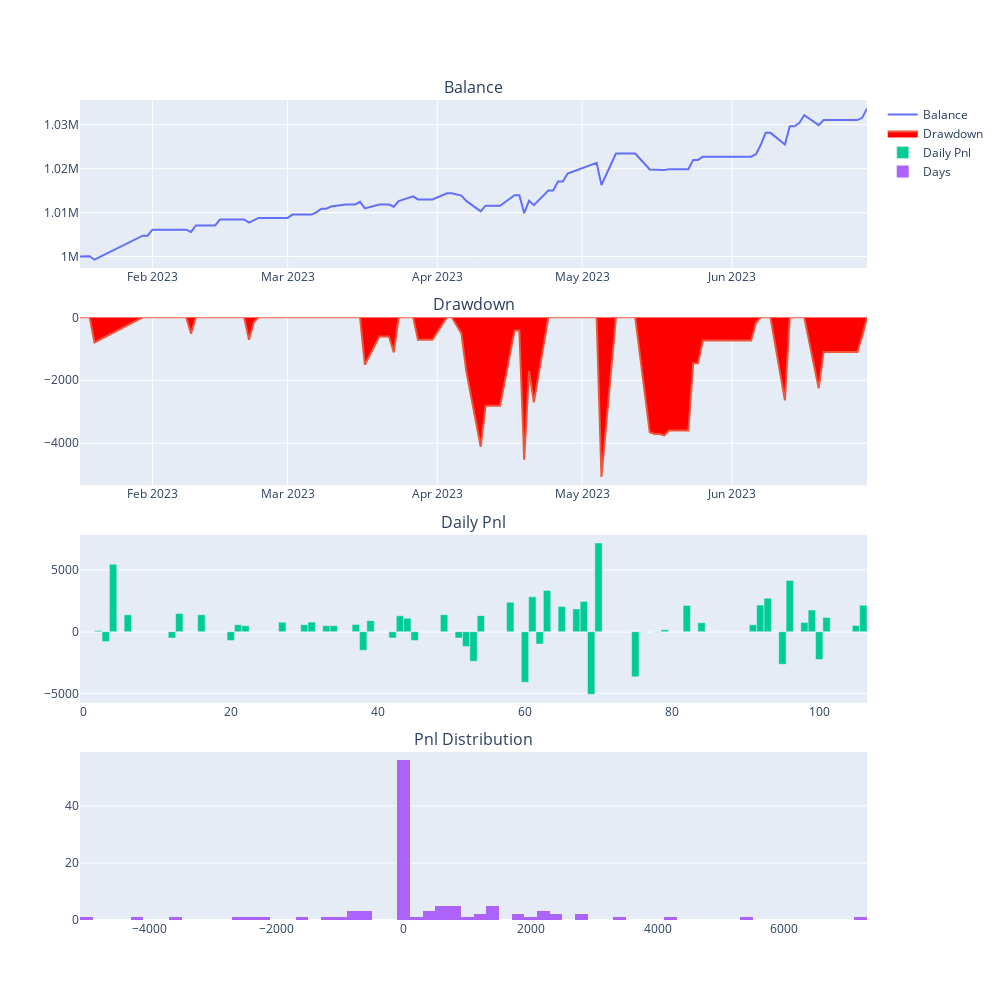

The code cell stored with this chart in its notebook:
### Markdown cell above
# StatisticalArbitrageStrategy

### Code cell
# ---------------------SA纯碱---------------------: # Selected
spread = SpreadData(
    name="SA-Spread",
    legs=[LegData("SA307.CZCE"), LegData("SA308.CZCE")],
    variable_symbols={"A": "SA307.CZCE", "B": "SA308.CZCE"},
    variable_directions={"A": 1, "B": -1},
    price_formula="A-B",
    trading_multipliers={"SA307.CZCE": 1, "SA308.CZCE": 1},
    active_symbol="SA307.CZCE",
    min_volume=1,
    compile_formula=False                          # 回测时不编译公式，compile_formula传False，从而支持多进程优化
)

engine = BacktestingEngine()
engine.set_parameters(
    spread=spread,
    interval="1m",
    start=datetime(2023, 1, 1), # max at 4,1
    end=datetime(2023, 6, 30),
    rate=0.0002,
    # rate = 0,
    # slippage=0.5,
    slippage=0.5,
    size=20,
    pricetick=1,
    capital=1_000_000,
)
engine.add_strategy(StatisticalArbitrageStrategyResearch, {"boll_window":510, "boll_dev":3})

engine.load_data()
engine.run_backtesting()
df = engine.calculate_result()
engine.calculate_statistics()
engine.show_chart()

# # ---------------------TA---------------------: # Abandoned
# spread = SpreadData(
#     name="PTA-Spread",
#     legs=[LegData("TA307.CZCE"), LegData("TA308.CZCE")],
#     variable_symbols={"A": "TA307.CZCE", "B": "TA308.CZCE"},
#     variable_directions={"A": 1, "B": -1},
#     price_formula="A-B",
#     trading_multipliers={"TA307.CZCE": 1, "TA308.CZCE": 1},
#     active_symbol="TA307.CZCE",
#     min_volume=1,
#     compile_formula=False                          # 回测时不编译公式，compile_formula传False，从而支持多进程优化
# )

# engine = BacktestingEngine()
# engine.set_parameters(
#     spread=spread,
#     interval="1m",
#     start=datetime(2023, 1, 1), # max at 4,1
#     end=datetime(2023, 6, 30),
#     rate=0.001,
#     # rate = 0,
#     # slippage=0.5,
#     slippage=1,
#     size=5,
#     pricetick=2,
#     capital=1_000_000,
# )
# engine.add_strategy(StatisticalArbitrageStrategyResearch, {"boll_window":510, "boll_dev":4})

# engine.load_data()
# engine.run_backtesting()
# df = engine.calculate_result()
# engine.calculate_statistics()
# engine.show_chart()

# # ---------------------RM菜粕---------------------: Abandoned
# spread = SpreadData(
#     name="RM-Spread",
#     legs=[LegData("RM307.CZCE"), LegData("RM308.CZCE")],
#     variable_symbols={"A": "RM307.CZCE", "B": "RM308.CZCE"},
#     variable_directions={"A": 1, "B": -1},
#     price_formula="A-B",
#     trading_multipliers={"RM307.CZCE": 1, "RM308.CZCE": 1},
#     active_symbol="RM307.CZCE",
#     min_volume=1,
#     compile_formula=False                          # 回测时不编译公式，compile_formula传False，从而支持多进程优化
# )

# engine = BacktestingEngine()
# engine.set_parameters(
#     spread=spread,
#     interval="1m",
#     start=datetime(2023, 1, 1), # max at 4,1
#     end=datetime(2023, 6, 30),
#     rate=0.0004,
#     # rate = 0,
#     # slippage=0.5,
#     slippage=0.5,
#     size=10,
#     pricetick=1,
#     capital=1_000_000,
# )
# engine.add_strategy(StatisticalArbitrageStrategyResearch, {"boll_window":510, "boll_dev":4})

# engine.load_data()
# engine.run_backtesting()
# df = engine.calculate_result()
# engine.calculate_statistics()
# engine.show_chart()

# # ---------------------FG---------------------: Abandoned
# spread = SpreadData(
#     name="FG-Spread",
#     legs=[LegData("FG307.CZCE"), LegData("FG308.CZCE")],
#     variable_symbols={"A": "FG307.CZCE", "B": "FG308.CZCE"},
#     variable_directions={"A": 1, "B": -1},
#     price_formula="A-B",
#     trading_multipliers={"FG307.CZCE": 1, "FG308.CZCE": 1},
#     active_symbol="FG307.CZCE",
#     min_volume=1,
#     compile_formula=False                          # 回测时不编译公式，compile_formula传False，从而支持多进程优化
# )

# engine = BacktestingEngine()
# engine.set_parameters(
#     spread=spread,
#     interval="1m",
#     start=datetime(2023, 1, 1), # max at 4,1
#     end=datetime(2023, 6, 30),
#     rate=0.0006,
#     # rate = 0,
#     # slippage=0.5,
#     slippage=0.5,
#     size=20,
#     pricetick=1,
#     capital=1_000_000,
# )
# engine.add_strategy(StatisticalArbitrageStrategyResearch, {"boll_window":310, "boll_dev":4})

# engine.load_data()
# engine.run_backtesting()
# df = engine.calculate_result()
# engine.calculate_statistics()
# engine.show_chart()


# # ---------------------MA---------------------: Selected
# spread = SpreadData(
#     name="MA-Spread",
#     legs=[LegData("MA307.CZCE"), LegData("MA308.CZCE")],
#     variable_symbols={"A": "MA307.CZCE", "B": "MA308.CZCE"},
#     variable_directions={"A": 1, "B": -1},
#     price_formula="A-B",
#     trading_multipliers={"MA307.CZCE": 1, "MA308.CZCE": 1},
#     active_symbol="MA307.CZCE",
#     min_volume=1,
#     compile_formula=False                          # 回测时不编译公式，compile_formula传False，从而支持多进程优化
# )

# engine = BacktestingEngine()
# engine.set_parameters(
#     spread=spread,
#     interval="1m",
#     start=datetime(2023, 1, 1), # max at 4,1
#     end=datetime(2023, 6, 30),
#     rate=0.0004,
#     # rate = 0,
#     # slippage=0.5,
#     slippage=0.5,
#     size=10,
#     pricetick=1,
#     capital=1_000_000,
# )
# engine.add_strategy(StatisticalArbitrageStrategyResearch, {"boll_window":710, "boll_dev":2})

# engine.load_data()
# engine.run_backtesting()
# df = engine.calculate_result()
# engine.calculate_statistics()
# engine.show_chart()



# # ---------------------FU---------------------: # No contract info
# spread = SpreadData(
#     name="FU-Spread",
#     legs=[LegData("FU307.CZCE"), LegData("FU308.CZCE")],
#     variable_symbols={"A": "FU307.CZCE", "B": "FU308.CZCE"},
#     variable_directions={"A": 1, "B": -1},
#     price_formula="A-B",
#     trading_multipliers={"FU307.CZCE": 1, "FU308.CZCE": 1},
#     active_symbol="FU307.CZCE",
#     min_volume=1,
#     compile_formula=False                          # 回测时不编译公式，compile_formula传False，从而支持多进程优化
# )

# engine = BacktestingEngine()
# engine.set_parameters(
#     spread=spread,
#     interval="1m",
#     start=datetime(2023, 1, 1), # max at 4,1
#     end=datetime(2023, 6, 30),
#     rate=0.0006,
#     # rate = 0,
#     # slippage=0.5,
#     slippage=0.5,
#     size=20,
#     pricetick=1,
#     capital=1_000_000,
# )
# engine.add_strategy(StatisticalArbitrageStrategyResearch, {"boll_window":510, "boll_dev":4})

# engine.load_data()
# engine.run_backtesting()
# df = engine.calculate_result()
# engine.calculate_statistics()
# engine.show_chart()

### Figure 1 — Plotly figure (JSON) as saved in the notebook; plotly's stock layout.template omitted (floating-point values rounded to 4 significant figures)
{"data": [{"mode": "lines", "name": "Balance", "type": "scatter", "x": ["2023-01-17", "2023-01-18", "2023-01-19", "2023-01-20", "2023-01-30", "2023-01-31", "2023-02-01", "2023-02-02", "2023-02-03", "2023-02-06", "2023-02-07", "2023-02-08", "2023-02-09", "2023-02-10", "2023-02-13", "2023-02-14", "2023-02-15", "2023-02-16", "2023-02-17", "2023-02-20", "2023-02-21", "2023-02-22", "2023-02-23", "2023-02-24", "2023-02-27", "2023-02-28", "2023-03-01", "2023-03-02", "2023-03-03", "2023-03-06", "2023-03-07", "2023-03-08", "2023-03-09", "2023-03-10", "2023-03-13", "2023-03-14", "2023-03-15", "2023-03-16", "2023-03-17", "2023-03-20", "2023-03-21", "2023-03-22", "2023-03-23", "2023-03-24", "2023-03-27", "2023-03-28", "2023-03-29", "2023-03-30", "2023-03-31", "2023-04-03", "2023-04-04", "2023-04-06", "2023-04-07", "2023-04-10", "2023-04-11", "2023-04-12", "2023-04-13", "2023-04-14", "2023-04-17", "2023-04-18", "2023-04-19", "2023-04-20", "2023-04-21", "2023-04-24", "2023-04-25", "2023-04-26", "2023-04-27", "2023-04-28", "2023-05-04", "2023-05-05", "2023-05-08", "2023-05-09", "2023-05-10", "2023-05-11", "2023-05-12", "2023-05-15", "2023-05-16", "2023-05-17", "2023-05-18", "2023-05-19", "2023-05-22", "2023-05-23", "2023-05-24", "2023-05-25", "2023-05-26", "2023-05-29", "2023-05-30", "2023-05-31", "2023-06-01", "2023-06-02", "2023-06-05", "2023-06-06", "2023-06-07", "2023-06-08", "2023-06-09", "2023-06-12", "2023-06-13", "2023-06-14", "2023-06-15", "2023-06-16", "2023-06-19", "2023-06-20", "2023-06-21", "2023-06-26", "2023-06-27", "2023-06-28", "2023-06-29"], "xaxis": "x", "y": [1000000, 1000000, 1000000.0, 999300.0, 1005000.0, 1005000.0, 1006000.0, 1006000.0, 1006000.0, 1006000.0, 1006000.0, 1006000.0, 1006000.0, 1007000.0, 1007000.0, 1007000.0, 1008000.0, 1008000.0, 1008000.0, 1008000.0, 1008000.0, 1008000.0, 1008796, 1008796, 1008796, 1008796, 1008796, 1010000.0, 1010000.0, 1010000.0, 1010000.0, 1011000.0, 1011000.0, 1011000.0, 1011874, 1011874, 1011874, 1012000.0, 1011000.0, 1012000.0, 1012000.0, 1012000.0, 1011000.0, 1013000.0, 1014000.0, 1013000.0, 1013000.0, 1013000.0, 1013000.0, 1014000.0, 1014000.0, 1014000.0, 1013000.0, 1010000.0, 1012000.0, 1012000.0, 1012000.0, 1012000.0, 1014000.0, 1014000.0, 1010000.0, 1013000.0, 1012000.0, 1015000.0, 1015000.0, 1017000.0, 1017000.0, 1019000.0, 1021000.0, 1016000.0, 1023000.0, 1023000.0, 1023000.0, 1023000.0, 1023000.0, 1020000.0, 1020000.0, 1020000.0, 1020000.0, 1020000.0, 1020000.0, 1020000.0, 1022000.0, 1022000.0, 1022734, 1022734, 1022734, 1022734, 1022734, 1022734, 1022734, 1023000.0, 1025000.0, 1028000.0, 1028000.0, 1026000.0, 1030000.0, 1030000.0, 1030000.0, 1032000.0, 1030000.0, 1031000.0, 1031000.0, 1031000.0, 1031000.0, 1032000.0, 1034000.0], "yaxis": "y"}, {"fill": "tozeroy", "fillcolor": "red", "mode": "lines", "name": "Drawdown", "type": "scatter", "x": ["2023-01-17", "2023-01-18", "2023-01-19", "2023-01-20", "2023-01-30", "2023-01-31", "2023-02-01", "2023-02-02", "2023-02-03", "2023-02-06", "2023-02-07", "2023-02-08", "2023-02-09", "2023-02-10", "2023-02-13", "2023-02-14", "2023-02-15", "2023-02-16", "2023-02-17", "2023-02-20", "2023-02-21", "2023-02-22", "2023-02-23", "2023-02-24", "2023-02-27", "2023-02-28", "2023-03-01", "2023-03-02", "2023-03-03", "2023-03-06", "2023-03-07", "2023-03-08", "2023-03-09", "2023-03-10", "2023-03-13", "2023-03-14", "2023-03-15", "2023-03-16", "2023-03-17", "2023-03-20", "2023-03-21", "2023-03-22", "2023-03-23", "2023-03-24", "2023-03-27", "2023-03-28", "2023-03-29", "2023-03-30", "2023-03-31", "2023-04-03", "2023-04-04", "2023-04-06", "2023-04-07", "2023-04-10", "2023-04-11", "2023-04-12", "2023-04-13", "2023-04-14", "2023-04-17", "2023-04-18", "2023-04-19", "2023-04-20", "2023-04-21", "2023-04-24", "2023-04-25", "2023-04-26", "2023-04-27", "2023-04-28", "2023-05-04", "2023-05-05", "2023-05-08", "2023-05-09", "2023-05-10", "2023-05-11", "2023-05-12", "2023-05-15", "2023-05-16", "2023-05-17", "2023-05-18", "2023-05-19", "2023-05-22", "2023-05-23", "2023-05-24", "2023-05-25", "2023-05-26", "2023-05-29", "2023-05-30", "2023-05-31", "2023-06-01", "2023-06-02", "2023-06-05", "2023-06-06", "2023-06-07", "2023-06-08", "2023-06-09", "2023-06-12", "2023-06-13", "2023-06-14", "2023-06-15", "2023-06-16", "2023-06-19", "2023-06-20", "2023-06-21", "2023-06-26", "2023-06-27", "2023-06-28", "2023-06-29"], "xaxis": "x2", "y": [0, 0, 0, -800, 0, 0, 0, 0, 0, 0, 0, 0, -517.7, 0, 0, 0, 0, 0, 0, 0, -713.5, -148.6, 0, 0, 0, 0, 0, 0, 0, 0, 0, 0, 0, 0, 0, 0, 0, 0, -1507.0, -610.8, -610.8, -610.8, -1117.0, 0, 0, -713.5, -713.5, -713.5, -713.5, 0, 0, -510.0, -1710.0, -4110.0, -2809.0, -2809.0, -2809.0, -2809.0, -420.3, -420.3, -4521.0, -1701, -2701, 0, 0, 0, 0, 0, 0, -5072.0, 0, 0, 0, 0, 0, -3654.0, -3707.0, -3707.0, -3753.0, -3594.0, -3594.0, -3594.0, -1463.0, -1463.0, -734.2, -734.2, -734.2, -734.2, -734.2, -734.2, -734.2, -177.4, 0, 0, 0, -2639.0, 0, 0, 0, 0, -2252.0, -1103.0, -1103.0, -1103.0, -1103.0, -598.1, 0], "yaxis": "y2"}, {"name": "Daily Pnl", "type": "bar", "xaxis": "x3", "y": [0, 0, 88.88, -800, 5464.0, 0, 1370.0, 0, 0, 0, 0, 0, -517.7, 1482.0, 0, 0, 1375.0, 0, 0, 0, -713.5, 564.9, 481.7, 0, 0, 0, 0, 763.5, 0, 0, 566.3, 774.6, 0, 486.7, 486.9, 0, 0, 590.1, -1507.0, 895.7, 0, 0, -506, 1287.0, 1087.0, -713.5, 0, 0, 0, 1379.0, 0, -510.0, -1200, -2400, 1301.0, 0, 0, 0, 2389, 0, -4101.0, 2820.0, -1000, 3346.0, 0, 2032.0, 0, 1840.0, 2451.0, -5072.0, 7185.0, 0, 0, 0, 0, -3654.0, -52.2, 0, -46.16, 158.8, 0, 0, 2131.0, 0, 729.0, 0, 0, 0, 0, 0, 0, 556.8, 2157.0, 2711.0, 0, -2639.0, 4155.0, 0, 750.8, 1750.0, -2252.0, 1149.0, 0, 0, 0, 505, 2150.0], "yaxis": "y3"}, {"name": "Days", "nbinsx": 100, "type": "histogram", "x": [0, 0, 88.88, -800, 5464.0, 0, 1370.0, 0, 0, 0, 0, 0, -517.7, 1482.0, 0, 0, 1375.0, 0, 0, 0, -713.5, 564.9, 481.7, 0, 0, 0, 0, 763.5, 0, 0, 566.3, 774.6, 0, 486.7, 486.9, 0, 0, 590.1, -1507.0, 895.7, 0, 0, -506, 1287.0, 1087.0, -713.5, 0, 0, 0, 1379.0, 0, -510.0, -1200, -2400, 1301.0, 0, 0, 0, 2389, 0, -4101.0, 2820.0, -1000, 3346.0, 0, 2032.0, 0, 1840.0, 2451.0, -5072.0, 7185.0, 0, 0, 0, 0, -3654.0, -52.2, 0, -46.16, 158.8, 0, 0, 2131.0, 0, 729.0, 0, 0, 0, 0, 0, 0, 556.8, 2157.0, 2711.0, 0, -2639.0, 4155.0, 0, 750.8, 1750.0, -2252.0, 1149.0, 0, 0, 0, 505, 2150.0], "xaxis": "x4", "yaxis": "y4"}], "layout": {"annotations": [{"font": {"size": 16}, "showarrow": false, "text": "Balance", "x": 0.5, "xanchor": "center", "xref": "paper", "y": 1, "yanchor": "bottom", "yref": "paper"}, {"font": {"size": 16}, "showarrow": false, "text": "Drawdown", "x": 0.5, "xanchor": "center", "xref": "paper", "y": 0.735, "yanchor": "bottom", "yref": "paper"}, {"font": {"size": 16}, "showarrow": false, "text": "Daily Pnl", "x": 0.5, "xanchor": "center", "xref": "paper", "y": 0.47, "yanchor": "bottom", "yref": "paper"}, {"font": {"size": 16}, "showarrow": false, "text": "Pnl Distribution", "x": 0.5, "xanchor": "center", "xref": "paper", "y": 0.205, "yanchor": "bottom", "yref": "paper"}], "height": 1000, "width": 1000, "xaxis": {"anchor": "y", "domain": [0, 1]}, "xaxis2": {"anchor": "y2", "domain": [0, 1]}, "xaxis3": {"anchor": "y3", "domain": [0, 1]}, "xaxis4": {"anchor": "y4", "domain": [0, 1]}, "yaxis": {"anchor": "x", "domain": [0.795, 1]}, "yaxis2": {"anchor": "x2", "domain": [0.53, 0.735]}, "yaxis3": {"anchor": "x3", "domain": [0.265, 0.47]}, "yaxis4": {"anchor": "x4", "domain": [0, 0.205]}}}
